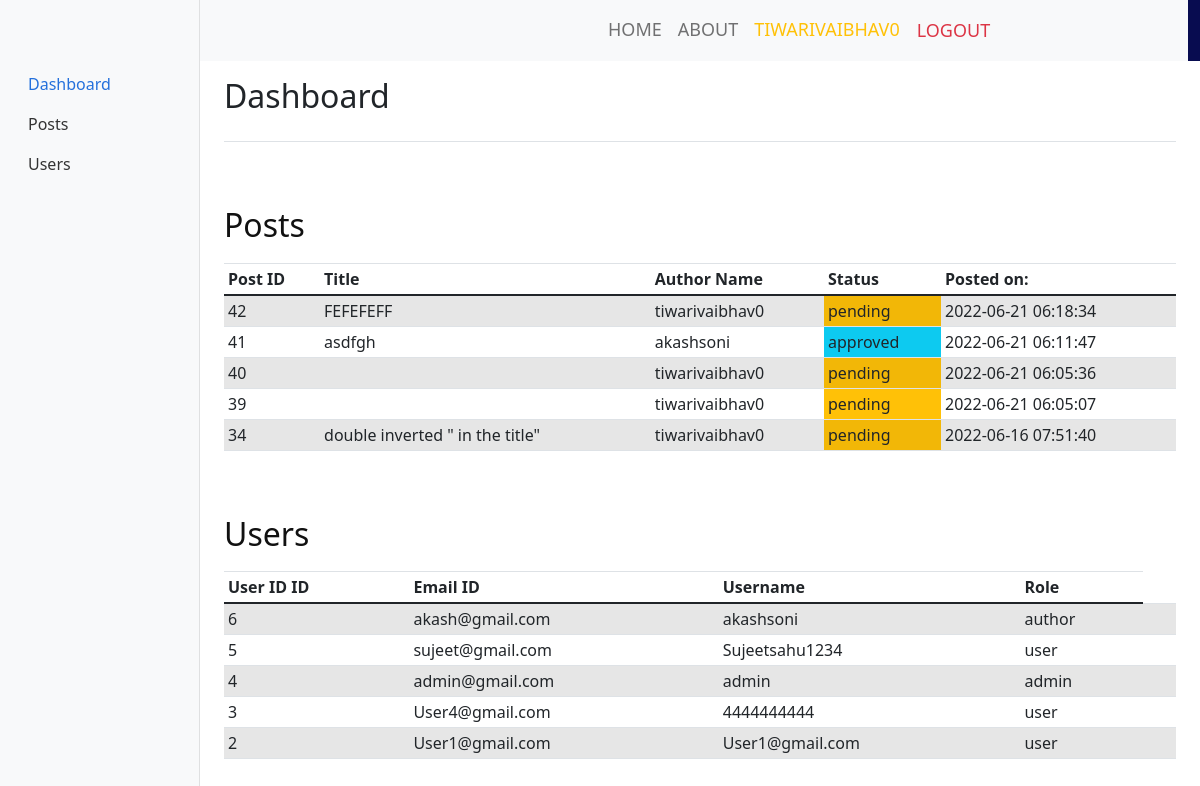
Screenshot of /dashboard.php (signed in) with the database file from the repository.
### tables this page shows
CREATE TABLE `Post` (
  `post_id` int UNSIGNED NOT NULL,
  `user_id` int DEFAULT NULL,
  `image` varchar(100) DEFAULT NULL,
  `details` text,
  `post_date` timestamp NULL DEFAULT NULL,
  `comments` int DEFAULT NULL,
  `username` varchar(60) DEFAULT NULL,
  `title` varchar(200) DEFAULT NULL,
  `status` enum('pending','approved','restricted') DEFAULT NULL
);

CREATE TABLE `User` (
  `user_id` int UNSIGNED NOT NULL,
  `fname` varchar(100) NOT NULL,
  `lname` varchar(100) NOT NULL,
  `email` varchar(100) NOT NULL,
  `username` varchar(60) NOT NULL,
  `mobile` varchar(50) NOT NULL,
  `city` varchar(60) NOT NULL,
  `country` varchar(60) DEFAULT NULL,
  `pin` int NOT NULL,
  `password` varchar(60) NOT NULL,
  `user_type` enum('user','admin','author') DEFAULT NULL,
  `picture` varchar(500) DEFAULT NULL
);

### dashboard.php (the view, shortened to what this page needs)
<?php
include 'connection.php';
if (!isset($_SESSION['user']) || $_SESSION['admin'] == 0) {
?>
  <p>ACCESS DENIED!</p>
<?php } else { ?>
  <head>
    <link href="/css/bootstrap.min.css" rel="stylesheet">
    <link rel="stylesheet" href="https://cdn.jsdelivr.net/npm/bootstrap-icons@1.3.0/font/bootstrap-icons.css">
    <link rel="stylesheet" type="text/css" href="css/bootstrap.min.css">
    <link rel="stylesheet" type="text/css" href="css/style.css">
    <link rel="stylesheet" href="css/responsive.css">
    <link rel="stylesheet" href="css/jquery.mCustomScrollbar.min.css">
    <link rel="stylesheet" href="https://netdna.bootstrapcdn.com/font-awesome/4.0.3/css/font-awesome.css">
    <link rel="stylesheet" href="css/owl.carousel.min.css">
    <link rel="stylesheet" href="https://cdnjs.cloudflare.com/ajax/libs/fancybox/2.1.5/jquery.fancybox.min.css" media="screen">
    <link href="dashboard.css" rel="stylesheet">
    <link href="https://cdn.jsdelivr.net/npm/bootstrap@5.0.2/dist/css/bootstrap.min.css" rel="stylesheet">
  </head>
  <body>
    <div class="header_section">
      <div class="container-fluid header_main">
        <nav class="navbar navbar-expand-lg navbar-light bg-light">
          <a class="logo" href="index.php"><img src="https://revenuearchitects.com/wp-content/uploads/2017/02/Blog_pic.png" height="80%" width="30%"></a>
          <div class="collapse navbar-collapse " id="navbarSupportedContent" style="justify-content:end">
            <ul class="navbar-nav mr-auto justify-content-end">
              <li class="nav-item">
                <a class="nav-link" href="index.php">Home</a>
              </li>
              <li class="nav-item">
                <a class="nav-link" href="#">About</a>
              </li>
              <li class="nav-item">
                <?php
                if (!isset($_SESSION['username'])) { ?>
                  <a class="nav-link" href="login.php">Login</a>
                <?php
                } else { ?>
                  <a class="nav-link text-warning" href="#"><?php echo ($_SESSION['username']); ?></a>
                <?php }
                if (isset($_SESSION['username'])) {   ?>
              <li class="nav-item">
                <a href="logout.php" class="nav-link btn btn-lg text-danger">
                  <span class="glyphicon glyphicon-log-out "></span> Logout
                </a>
              </li>
            <?php  }
            ?>
            </li>
            </ul>
          </div>
        </nav>
      </div>
    </div>
    <br><br>
    <div class="container-fluid">
      <div class="row">
        <nav id="sidebarMenu" class="col-md-3 col-lg-2 d-md-block bg-light sidebar collapse">
          <div class="position-sticky pt-3">
            <ul class="nav flex-column">
              <li class="nav-item">
                <a class="nav-link active" aria-current="page" href="dashboard.php">
                  Dashboard
                </a>
              </li>
              <li class="nav-item" id="Orders">
                <a class="nav-link" href="posts.php">
                  <span>Posts</span>
                </a>
              </li>
              <li class="nav-item">
                <a class="nav-link" href="users.php">
                  <span>Users</span>
                </a>
              </li>
            </ul>
        </nav>
        <main class="col-md-9 ms-sm-auto col-lg-10 px-md-4">
          <div class="d-flex justify-content-between flex-wrap flex-md-nowrap align-items-center pt-3 pb-2 mb-3 border-bottom">
            <h1 class="h2">Dashboard</h1>
          </div>
          <br><br>
          <h2>Posts</h2>
          <div class="table-responsive">
            <table class="table table-striped table-sm">
              <thead>
                <tr>
                  <th scope="col">Post ID</th>
                  <th scope="col">Title</th>
                  <th scope="col">Author Name</th>
                  <th scope="col">Status</th>
                  <th scope="col">Posted on:</th>
                </tr>
              </thead>
              <tbody>
                <?php
                try {
                  $sql = "SELECT *
                       from Post order by post_id desc limit 5";
                  $res = $conn->query($sql);
                  $rows = $res->fetchAll(PDO::FETCH_ASSOC);
                  foreach ($rows as $key => $val) {     ?>
                    <tr>
                      <td><?php echo ($val['post_id']); ?></td>
                      <td><?php echo ($val['title']); ?></td>
                      <td><?php echo ($val['username']); ?></td>
                      <?php if ($val['status'] == "pending") { ?>
                        <td class="bg-warning"><?php echo ($val['status']); ?></td>
                      <?php } else { ?>
                        <td class="bg-info"><?php echo ($val['status']); ?></td>
                      <?php } ?>
                      <td><?php echo ($val['post_date']); ?></td>
                    </tr>
                <?php
                  }
                } catch (PDOException $e) {
                  echo "Connection failed: " . $e->getMessage();
                }
                ?>
              </tbody>
            </table>
          </div>
          <br><br>
          <h2>Users</h2>
          <div class="table-responsive">
            <table class="table table-striped table-sm">
              <thead>
                <tr>
                  <th scope="col">User ID ID</th>
                  <th scope="col">Email ID</th>
                  <th scope="col">Username</th>
                  <th scope="col">Role</th>
                </tr>
              </thead>
              <tbody>
                <?php
                try {
                  $sql = "SELECT *
                       from User order by user_id desc limit 5";
                  $res = $conn->query($sql);
                  $rows = $res->fetchAll(PDO::FETCH_ASSOC);
                  foreach ($rows as $key => $val) {     ?>
                    <tr>
                      <td><?php echo ($val['user_id']); ?></td>
                      <td><?php echo ($val['email']); ?></td>
                      <td><?php echo ($val['username']); ?></td>
                      <td><?php echo ($val['user_type']); ?></td>
                      <td></td>
                      <td></td>
                    </tr>
                <?php
                  }
                } catch (PDOException $e) {
                  echo "Connection failed: " . $e->getMessage();
                }
                ?>
              </tbody>
            </table>
          </div>
        </main>
      </div>
    </div>
  </body>
  </html>
<?php }
?>

### css/style.css (style rules this page uses)
* { box-sizing: border-box !important; transition: ease all 0.5s; }
body { color: #666666; font-size: 14px; font-family: Poppins; line-height: 1.80857; font-weight: normal; overflow-x: hidden; }
a { color: #1f1f1f; text-decoration: none !important; outline: none !important; -webkit-transition: all .3s ease-in-out; -moz-transition: all .3s ease-in-out; -ms-transition: all .3s ease-in-out; -o-transition: all .3s ease-in-out; transition: all .3s ease-in-out; }
h1, h2, h3, h4, h5, h6 { letter-spacing: 0; font-weight: normal; position: relative; padding: 0 0 10px 0; font-weight: normal; line-height: normal; color: #111111; margin: 0 }
h1 { font-size: 24px }
h2 { font-size: 22px }
*, *::after, *::before { -webkit-box-sizing: border-box; -moz-box-sizing: border-box; box-sizing: border-box; }
ul, li, ol { margin: 0px; padding: 0px; list-style: none; }
a { color: #222222; text-decoration: none; outline: none !important; }
a, .btn { text-decoration: none !important; outline: none !important; -webkit-transition: all .3s ease-in-out; -moz-transition: all .3s ease-in-out; -ms-transition: all .3s ease-in-out; -o-transition: all .3s ease-in-out; transition: all .3s ease-in-out; }
.bg-light { background-color: transparent!important; }
.header_section { background-image: url(../images/banner-bg.png); height: auto; background-size: 100%; width: 100%; float: left; height: auto; background-size: 100%; background-repeat: no-repeat; }
.header_main { background: linear-gradient(45deg, transparent 46%, #080c50 46%); }
.logo { width: 50%; float: left; }
.navbar-expand-lg .navbar-nav .nav-link { padding-right: 15px; padding-left: 15px; font-size: 18px; color: #f8f9fa; text-transform: uppercase; }

### dashboard.css (style rules this page uses)
body { font-size: .875rem; }
.sidebar { position: fixed; top: 0; bottom: 0; left: 0; z-index: 100; padding: 48px 0 0; box-shadow: inset -1px 0 0 rgba(0, 0, 0, .1); }
.sidebar .nav-link { font-weight: 500; color: #333; }
.sidebar .nav-link.active { color: #2470dc; }

### rows the page displays
post: post_id "42", title "FEFEFEFF", username "tiwarivaibhav0", status "pending", post_date "2022-06-21 06:18:34"
post: post_id "41", title "asdfgh", username "akashsoni", status "approved", post_date "2022-06-21 06:11:47"
post: post_id "40", username "tiwarivaibhav0", status "pending", post_date "2022-06-21 06:05:36"
post: post_id "39", username "tiwarivaibhav0", status "pending", post_date "2022-06-21 06:05:07"
post: post_id "34", title "double inverted \" in the title\"", username "tiwarivaibhav0", status "pending", post_date "2022-06-16 07:51:40"
user: user_id "6", email "akash@gmail.com", username "akashsoni", user_type "author"
user: user_id "5", email "sujeet@gmail.com", username "Sujeetsahu1234", user_type "user"
user: user_id "4", email "admin@gmail.com", username "admin", user_type "admin"
user: user_id "3", email "User4@gmail.com", username "4444444444", user_type "user"
user: user_id "2", email "User1@gmail.com", username "User1@gmail.com", user_type "user"

### other values shown
$_SESSION['username'] "TIWARIVAIBHAV0"
